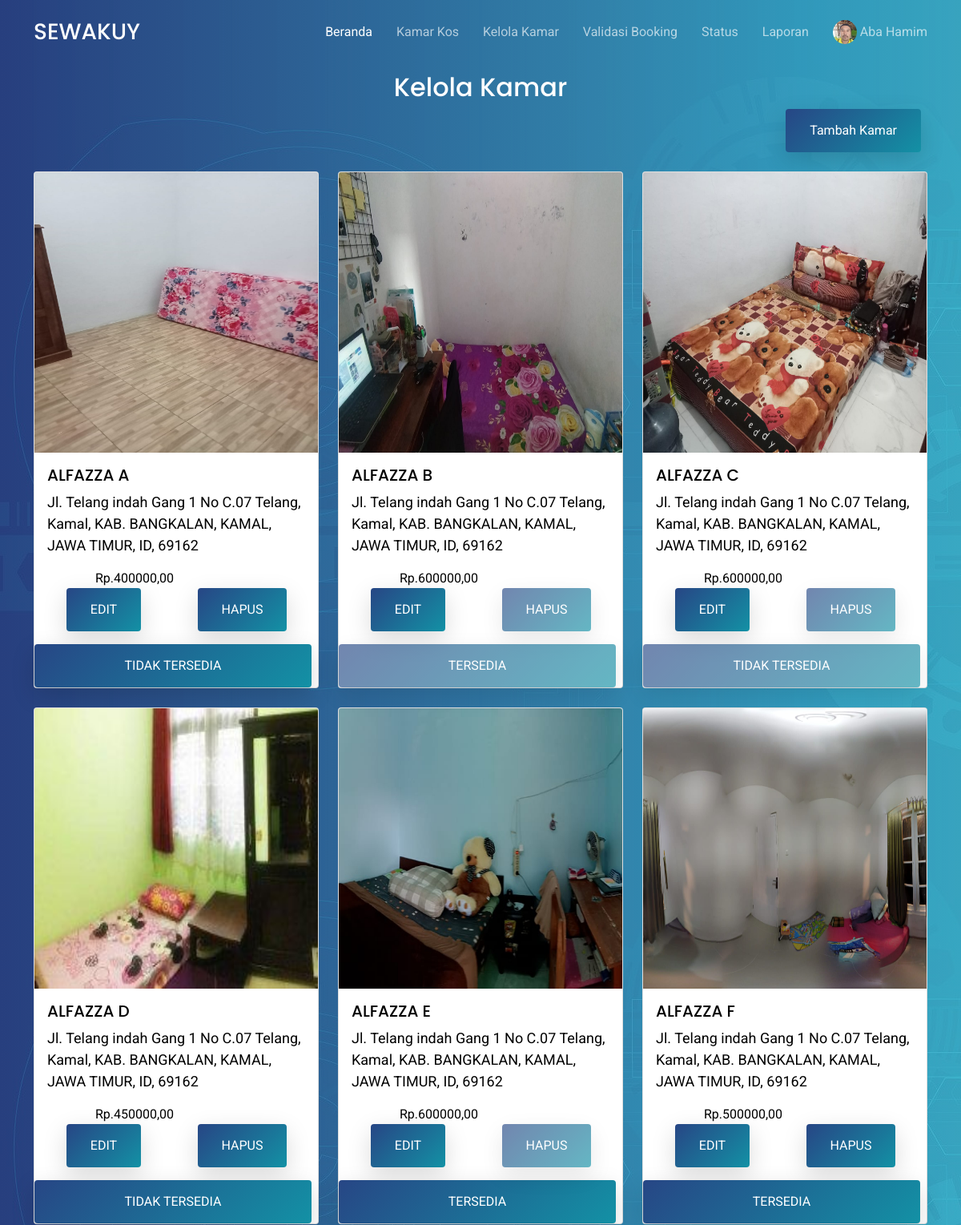
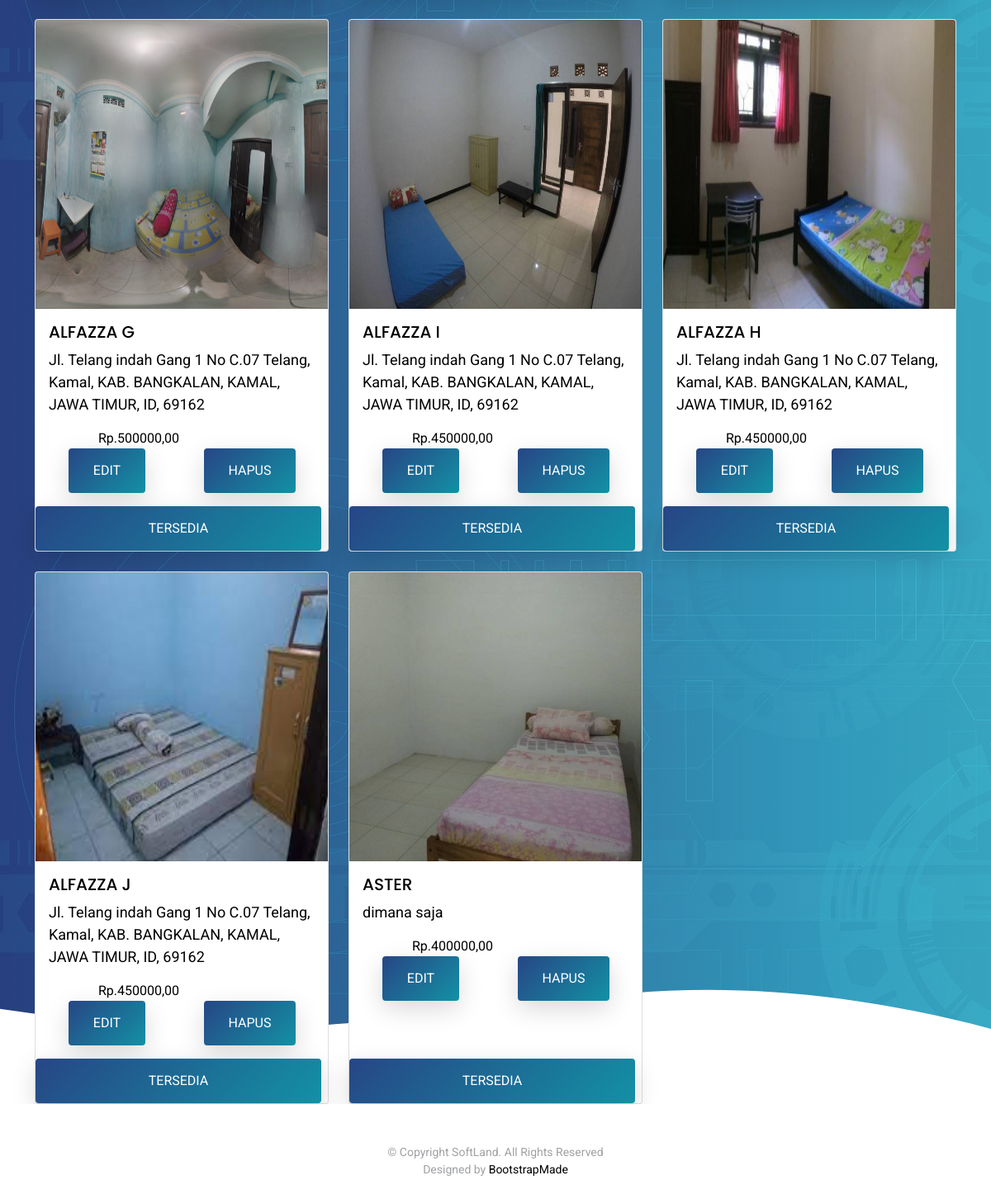
The page /pemilik/kelola.php (signed in) on the database its author committed (2 pictures, top to bottom).
### tables this page shows
CREATE TABLE `user` (
  `username` varchar(100) NOT NULL,
  `password` varchar(100) NOT NULL,
  `nama` varchar(100) NOT NULL,
  `jk` enum('pria','wanita') NOT NULL,
  `alamat_kos` varchar(250) NOT NULL DEFAULT '-',
  `email` varchar(100) NOT NULL,
  `nomor_hp` varchar(20) NOT NULL,
  `foto_profil` varchar(100) NOT NULL,
  `berkas` varchar(100) NOT NULL DEFAULT '-',
  `level` enum('pemilik','penghuni','admin') NOT NULL,
  `verif` enum('sudah','belum') NOT NULL
);

CREATE TABLE `kamar` (
  `id_kamar` int(11) NOT NULL,
  `username` varchar(100) NOT NULL,
  `nama_kamar` varchar(100) NOT NULL,
  `harga` decimal(20,0) NOT NULL,
  `jarak_utm` int(11) NOT NULL,
  `alamat` varchar(100) NOT NULL,
  `aturan` varchar(1000) NOT NULL,
  `gambar_kamar` varchar(100) NOT NULL,
  `kategori` enum('putra','putri') NOT NULL,
  `status` enum('tersedia','tidak tersedia') NOT NULL,
  `link` varchar(100) NOT NULL
);

### pemilik/kelola.php (the view, shortened to what this page needs)
<?php include "header.php" ?>
  <section class="hero-section" id="hero" style='padding-top: 90px'>
    <div class="wave">
    </div>
      <div class="container">
        <div class="row justify-content-center text-center ">
          <div class="col-md-5" data-aos="fade-up">
            <h2 class="text-white">Kelola Kamar</h2>
          </div>
        </div>
        <div class="d-grid gap-2 d-md-flex justify-content-md-end">
          <a class="btn btn-primary me-md-2" type="button" href="tambah.php">Tambah Kamar</a>
        </div>
        <br>
        <div class="row row-cols-1 row-cols-md-3 g-4">
        <?php
        $username = $_SESSION['username'];
        $data = mysqli_query($koneksi,"SELECT * FROM kamar WHERE username='$username'");
        while ($tampil = mysqli_fetch_array($data)){
          $id = $tampil['id_kamar'];
          ?>
          <div class="col">
            <div class="card h-100">
              <img src="../kamar/<?= $tampil['gambar_kamar'] ?>" class="card-img-top" alt="<?= $tampil['gambar_kamar'] ?>">
              <div class="card-body">
                <h5 class="card-title"><?= strtoupper($tampil['nama_kamar']) ?></h5>
                <p class="card-text" style="color: black;"><?= $tampil['alamat'] ?> </p>
                <div class="row" style="text-align: -webkit-center; margin-right: -150px;">
                <div class="col-sm-6" style="color: black;">Rp.<?= $tampil['harga'] ?>,00</div>
                </div>
                <div class="row" style="text-align: -webkit-center;">
                <div class="col-6">
                    <a class="btn btn-primary me-md-2" href="edit.php?id=<?= $tampil['id_kamar'] ?>">EDIT</a>
                </div>
                <div class="col-6">
                  <?php
                    $sql = mysqli_query($koneksi, "SELECT * FROM booking WHERE id_kamar=$id");
                    if ($sql -> num_rows > 0){
                  ?>
                    <button disabled class="btn btn-primary me-md-2" href="hapus.php?id=<?= $tampil['id_kamar'] ?>">HAPUS</button>
                    <?php } else { ?>
                      <a class="btn btn-primary me-md-2" href="hapus.php?id=<?= $tampil['id_kamar'] ?>">HAPUS</a>
                    <?php } ?>
                </div>
                </div>
              </div>
              <?php
                    $sql = mysqli_query($koneksi, "SELECT * FROM booking WHERE aktif='true' AND id_kamar=$id");
                    if ($sql -> num_rows > 0){
                  ?>
                    <button disabled class="btn btn-primary me-md-2" href="tersedia.php?id=<?= $tampil['id_kamar'] ?>&status=<?= $tampil['status'] ?>"><?= strtoupper($tampil['status']); ?></button>
                    <?php }else{ ?>
                      <a class="btn btn-primary me-md-2" href="tersedia.php?id=<?= $tampil['id_kamar'] ?>&status=<?= $tampil['status'] ?>"><?= strtoupper($tampil['status']); ?></a>
                    <?php } ?>
            </div>
          </div>
        <?php } ?>
      </div>
      </section>
<?php include "footer.php"; ?>

### pemilik/header.php (shortened to what this page needs)
<!DOCTYPE html>
<html lang="en">
<?php
require "../config.php";
$sql = mysqli_query($koneksi, "SELECT * FROM user WHERE username = '".$_SESSION['username']."'");
$tampil = mysqli_fetch_array($sql);
?>
<head>
  <link href="../assets/vendor/aos/aos.css" rel="stylesheet">
  <link href="../assets/vendor/bootstrap/css/bootstrap.min.css" rel="stylesheet">
  <link href="../assets/vendor/bootstrap-icons/bootstrap-icons.css" rel="stylesheet">
  <link href="../assets/vendor/boxicons/css/boxicons.min.css" rel="stylesheet">
  <link href="../assets/vendor/swiper/swiper-bundle.min.css" rel="stylesheet">
  <link href="../assets/css/style.css" rel="stylesheet">
  <link rel="stylesheet" href="https://cdnjs.cloudflare.com/ajax/libs/rateYo/2.3.2/jquery.rateyo.min.css">
</head>
<body>
  <header id="header" class="fixed-top d-flex align-items-center">
    <div class="container d-flex justify-content-between align-items-center">
      <div class="logo">
        <h1><a href="home.php">SEWAKUY</a></h1>
      </div>
      <nav id="navbar" class="navbar">
        <ul>
          <li><a class="active " href="home.php">Beranda</a></li>
          <li><a href="kos.php">Kamar Kos</a></li>
          <li><a href="kelola.php">Kelola Kamar</a></li>
          <li><a href="validasi.php">Validasi Booking</a></li>
          <li><a href="status.php">Status</a></li>
          <li><a href="laporan.php">Laporan</a></li>
          <li class="dropdown"><a href="profil.php"><img style="width: 30px; height:30px; border-radius: 100%;" src="../profil/<?php echo $tampil['foto_profil']; ?>">&nbsp;<?php echo $tampil['nama']; ?></a>
          </li>
        </ul>
      </nav>
    </div>
  </header>

### assets/css/style.css (style rules this page uses)
html { overflow-x: hidden; }
body { font-family: "Roboto", sans-serif; color: #9fa1a4; line-height: 1.5; }
a { color: #777; text-decoration: none; transition: 0.3s all ease; }
h1, h2, h3, h4, h5, h6, .font-heading { font-family: "Poppins", sans-serif; color: #000; }
.container { z-index: 2; position: relative; }
section { overflow: hidden; }
.btn { border: none; padding: 15px 30px !important; }
.btn.btn-primary { background: #2d71a1; background: linear-gradient(-45deg, #1391a5, #274685); color: #fff; box-shadow: 0 10px 30px 0 rgba(0, 0, 0, 0.15); }
.card-img-top { height: 350px; }
#header { height: 80px; transition: all 0.5s; z-index: 997; transition: all 0.5s; }
#header .logo h1 { font-size: 28px; margin: 0; padding: 4px 0; line-height: 1; font-weight: 500; }
#header .logo h1 a, #header .logo h1 a:hover { color: #fff; text-decoration: none; }
.navbar { padding: 0; }
.navbar ul { margin: 0; padding: 0; display: flex; list-style: none; align-items: center; }
.navbar li { position: relative; }
.navbar a, .navbar a:focus { display: flex; align-items: center; justify-content: space-between; padding: 10px 0 10px 30px; font-size: 16px; font-weight: 400; color: rgba(255, 255, 255, 0.65); white-space: nowrap; transition: 0.3s; }
.navbar a:hover, .navbar .active, .navbar .active:focus, .navbar li:hover > a { color: #fff; }
.hero-section { background: linear-gradient(to right, rgba(39, 70, 133, 0.8) 0%, rgba(61, 179, 197, 0.8) 100%), url(../img/hero-bg.jpg); position: relative; }
.hero-section .wave { width: 100%; overflow: hidden; position: absolute; z-index: 1; bottom: -150px; }
.hero-section p { font-size: 18px; color: #fff; }

### rows shown on the page
user: foto_profil (picture), nama "Aba Hamim"
kamar: gambar_kamar (picture), nama_kamar "ALFAZZA A", alamat "Jl. Telang indah Gang 1 No C.07 Telang, Kamal, KAB. BANGKALAN, KAMAL, JAWA TIMUR, ID, 69162", harga "400000", status "TIDAK TERSEDIA"
kamar: gambar_kamar (picture), nama_kamar "ALFAZZA B", alamat "Jl. Telang indah Gang 1 No C.07 Telang, Kamal, KAB. BANGKALAN, KAMAL, JAWA TIMUR, ID, 69162", harga "600000", status "TERSEDIA"
kamar: gambar_kamar (picture), nama_kamar "ALFAZZA C", alamat "Jl. Telang indah Gang 1 No C.07 Telang, Kamal, KAB. BANGKALAN, KAMAL, JAWA TIMUR, ID, 69162", harga "600000", status "TIDAK TERSEDIA"
kamar: gambar_kamar (picture), nama_kamar "ALFAZZA D", alamat "Jl. Telang indah Gang 1 No C.07 Telang, Kamal, KAB. BANGKALAN, KAMAL, JAWA TIMUR, ID, 69162", harga "450000", status "TIDAK TERSEDIA"
kamar: gambar_kamar (picture), nama_kamar "ALFAZZA E", alamat "Jl. Telang indah Gang 1 No C.07 Telang, Kamal, KAB. BANGKALAN, KAMAL, JAWA TIMUR, ID, 69162", harga "600000", status "TERSEDIA"
kamar: gambar_kamar (picture), nama_kamar "ALFAZZA F", alamat "Jl. Telang indah Gang 1 No C.07 Telang, Kamal, KAB. BANGKALAN, KAMAL, JAWA TIMUR, ID, 69162", harga "500000", status "TERSEDIA"
kamar: gambar_kamar (picture), nama_kamar "ALFAZZA G", alamat "Jl. Telang indah Gang 1 No C.07 Telang, Kamal, KAB. BANGKALAN, KAMAL, JAWA TIMUR, ID, 69162", harga "500000", status "TERSEDIA"
kamar: gambar_kamar (picture), nama_kamar "ALFAZZA I", alamat "Jl. Telang indah Gang 1 No C.07 Telang, Kamal, KAB. BANGKALAN, KAMAL, JAWA TIMUR, ID, 69162", harga "450000", status "TERSEDIA"
kamar: gambar_kamar (picture), nama_kamar "ALFAZZA H", alamat "Jl. Telang indah Gang 1 No C.07 Telang, Kamal, KAB. BANGKALAN, KAMAL, JAWA TIMUR, ID, 69162", harga "450000", status "TERSEDIA"
kamar: gambar_kamar (picture), nama_kamar "ALFAZZA J", alamat "Jl. Telang indah Gang 1 No C.07 Telang, Kamal, KAB. BANGKALAN, KAMAL, JAWA TIMUR, ID, 69162", harga "450000", status "TERSEDIA"
kamar: gambar_kamar (picture), nama_kamar "ASTER", alamat "dimana saja", harga "400000", status "TERSEDIA"
